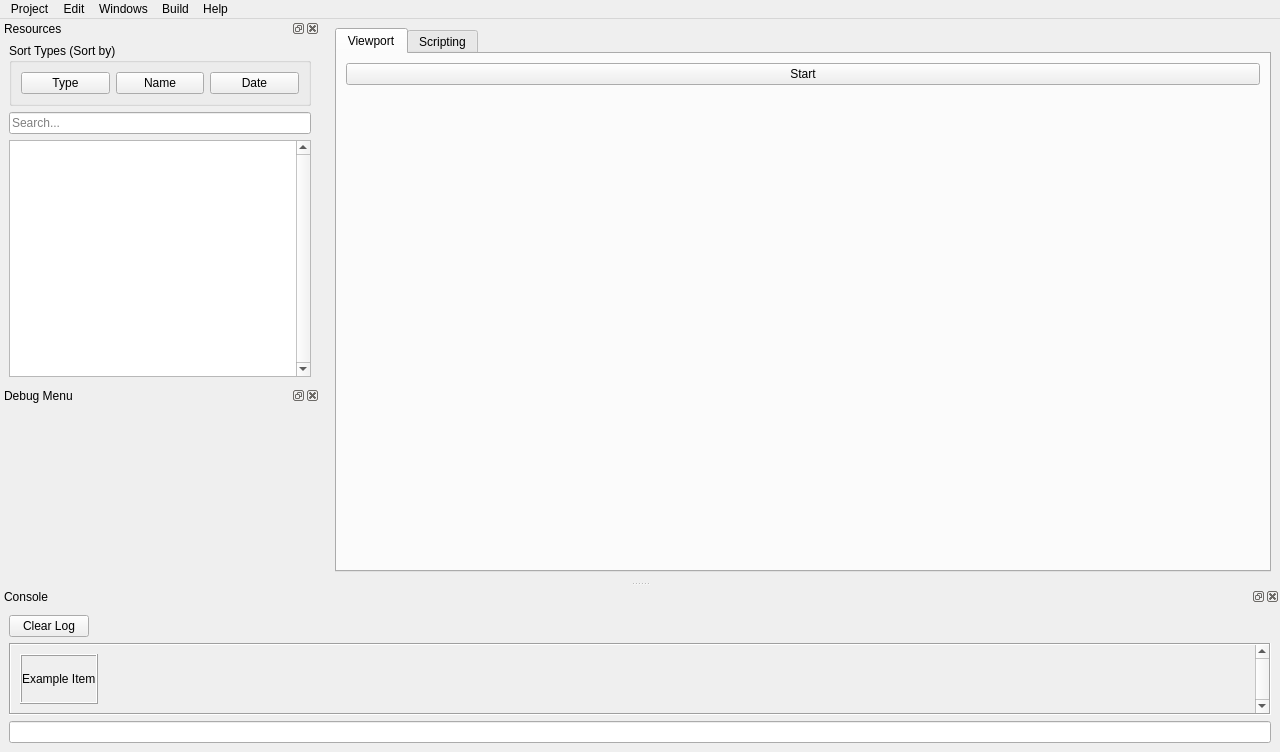
<?xml version="1.0" encoding="UTF-8"?>
<ui version="4.0">
 <class>main_window</class>
 <widget class="QMainWindow" name="main_window">
  <property name="geometry">
   <rect>
    <x>0</x>
    <y>0</y>
    <width>1280</width>
    <height>752</height>
   </rect>
  </property>
  <property name="minimumSize">
   <size>
    <width>1280</width>
    <height>720</height>
   </size>
  </property>
  <property name="windowTitle">
   <string>Red Engine - Empty Project</string>
  </property>
  <widget class="QWidget" name="central_widget">
   <layout class="QHBoxLayout" name="horizontalLayout_2">
    <item>
     <widget class="QTabWidget" name="central_tab">
      <property name="currentIndex">
       <number>0</number>
      </property>
      <widget class="QWidget" name="preview_window">
       <attribute name="title">
        <string>Viewport</string>
       </attribute>
       <layout class="QGridLayout" name="gridLayout">
        <item row="0" column="0">
         <layout class="QHBoxLayout" name="horizontalLayout">
          <item>
           <widget class="QPushButton" name="start_button">
            <property name="text">
             <string>Start</string>
            </property>
           </widget>
          </item>
         </layout>
        </item>
        <item row="1" column="0">
         <layout class="QVBoxLayout" name="verticalLayout_5">
          <item>
           <widget class="PygameWidget" name="pygame_widget" native="true"/>
          </item>
         </layout>
        </item>
       </layout>
      </widget>
      <widget class="QWidget" name="scripting_window">
       <attribute name="title">
        <string>Scripting</string>
       </attribute>
       <layout class="QVBoxLayout" name="verticalLayout_4">
        <item>
         <widget class="QTabWidget" name="scripting_tab">
          <property name="tabsClosable">
           <bool>true</bool>
          </property>
          <property name="movable">
           <bool>true</bool>
          </property>
          <widget class="QIdeWindow" name="tab">
           <attribute name="title">
            <string>Tab 1</string>
           </attribute>
          </widget>
          <widget class="QIdeWindow" name="tab_2">
           <attribute name="title">
            <string>Tab 2</string>
           </attribute>
          </widget>
         </widget>
        </item>
       </layout>
      </widget>
     </widget>
    </item>
   </layout>
  </widget>
  <widget class="QDockWidget" name="resources_dock">
   <property name="sizePolicy">
    <sizepolicy hsizetype="Expanding" vsizetype="Expanding">
     <horstretch>0</horstretch>
     <verstretch>0</verstretch>
    </sizepolicy>
   </property>
   <property name="minimumSize">
    <size>
     <width>320</width>
     <height>237</height>
    </size>
   </property>
   <property name="maximumSize">
    <size>
     <width>320</width>
     <height>524287</height>
    </size>
   </property>
   <property name="baseSize">
    <size>
     <width>250</width>
     <height>350</height>
    </size>
   </property>
   <property name="font">
    <font>
     <underline>false</underline>
    </font>
   </property>
   <property name="autoFillBackground">
    <bool>true</bool>
   </property>
   <property name="floating">
    <bool>false</bool>
   </property>
   <property name="allowedAreas">
    <set>Qt::LeftDockWidgetArea|Qt::RightDockWidgetArea</set>
   </property>
   <property name="windowTitle">
    <string>Resources</string>
   </property>
   <attribute name="dockWidgetArea">
    <number>1</number>
   </attribute>
   <widget class="QWidget" name="resources_dock_contents">
    <property name="sizePolicy">
     <sizepolicy hsizetype="MinimumExpanding" vsizetype="Expanding">
      <horstretch>0</horstretch>
      <verstretch>0</verstretch>
     </sizepolicy>
    </property>
    <property name="autoFillBackground">
     <bool>false</bool>
    </property>
    <layout class="QVBoxLayout" name="verticalLayout_3">
     <property name="topMargin">
      <number>5</number>
     </property>
     <item>
      <widget class="QGroupBox" name="sort_resource_button_group">
       <property name="title">
        <string>Sort Types (Sort by)</string>
       </property>
       <layout class="QHBoxLayout" name="horizontalLayout_6">
        <item>
         <widget class="QPushButton" name="sort_resource_type_button">
          <property name="text">
           <string>Type</string>
          </property>
         </widget>
        </item>
        <item>
         <widget class="QPushButton" name="sort_resource_name_button">
          <property name="text">
           <string>Name</string>
          </property>
         </widget>
        </item>
        <item>
         <widget class="QPushButton" name="sort_resource_date_button">
          <property name="text">
           <string>Date</string>
          </property>
         </widget>
        </item>
       </layout>
      </widget>
     </item>
     <item>
      <widget class="QLineEdit" name="resource_search_bar">
       <property name="placeholderText">
        <string>Search...</string>
       </property>
       <property name="clearButtonEnabled">
        <bool>true</bool>
       </property>
      </widget>
     </item>
     <item>
      <widget class="QTreeWidget" name="resources_tree">
       <property name="sizePolicy">
        <sizepolicy hsizetype="Expanding" vsizetype="Expanding">
         <horstretch>0</horstretch>
         <verstretch>0</verstretch>
        </sizepolicy>
       </property>
       <property name="contextMenuPolicy">
        <enum>Qt::CustomContextMenu</enum>
       </property>
       <property name="verticalScrollBarPolicy">
        <enum>Qt::ScrollBarAlwaysOn</enum>
       </property>
       <property name="horizontalScrollBarPolicy">
        <enum>Qt::ScrollBarAsNeeded</enum>
       </property>
       <property name="dragDropMode">
        <enum>QAbstractItemView::DragOnly</enum>
       </property>
       <property name="animated">
        <bool>false</bool>
       </property>
       <property name="allColumnsShowFocus">
        <bool>false</bool>
       </property>
       <property name="columnCount">
        <number>1</number>
       </property>
       <attribute name="headerVisible">
        <bool>false</bool>
       </attribute>
       <column>
        <property name="text">
         <string>Filename</string>
        </property>
       </column>
      </widget>
     </item>
    </layout>
   </widget>
  </widget>
  <widget class="QMenuBar" name="menu_bar">
   <property name="geometry">
    <rect>
     <x>0</x>
     <y>0</y>
     <width>1280</width>
     <height>26</height>
    </rect>
   </property>
   <widget class="QMenu" name="project_button">
    <property name="title">
     <string>Project</string>
    </property>
    <widget class="QMenu" name="menuRecent_Projects">
     <property name="title">
      <string>Recent Projects</string>
     </property>
     <property name="icon">
      <iconset>
       <normaloff>assets/10125_icons/imageres_185.ico</normaloff>assets/10125_icons/imageres_185.ico</iconset>
     </property>
    </widget>
    <widget class="QMenu" name="menuPreferences">
     <property name="title">
      <string>Preferences</string>
     </property>
     <property name="icon">
      <iconset>
       <normaloff>assets/10125_icons/shell32_16826.ico</normaloff>assets/10125_icons/shell32_16826.ico</iconset>
     </property>
     <widget class="QMenu" name="menuThemes">
      <property name="title">
       <string>Themes</string>
      </property>
      <property name="icon">
       <iconset>
        <normaloff>assets/10125_icons/imageres_117.ico</normaloff>assets/10125_icons/imageres_117.ico</iconset>
      </property>
      <addaction name="actionLoad_Themes"/>
      <addaction name="actionRevert_Theme"/>
     </widget>
     <addaction name="actionSave_Layout"/>
     <addaction name="actionLoad_Layout"/>
     <addaction name="actionRevert_Layout"/>
     <addaction name="separator"/>
     <addaction name="menuThemes"/>
     <addaction name="separator"/>
     <addaction name="actionUser_Settings"/>
     <addaction name="actionProject_Settings"/>
    </widget>
    <addaction name="actionNew_Project"/>
    <addaction name="actionOpen_Project"/>
    <addaction name="menuRecent_Projects"/>
    <addaction name="separator"/>
    <addaction name="actionSave"/>
    <addaction name="actionSave_as"/>
    <addaction name="separator"/>
    <addaction name="menuPreferences"/>
   </widget>
   <widget class="QMenu" name="windows_button">
    <property name="title">
     <string>Windows</string>
    </property>
    <addaction name="actionResources"/>
    <addaction name="actionAssets_Library"/>
    <addaction name="actionConsole"/>
   </widget>
   <widget class="QMenu" name="help_button">
    <property name="title">
     <string>Help</string>
    </property>
    <addaction name="actionVisit_Source"/>
    <addaction name="actionCredits"/>
    <addaction name="actionDocumentation"/>
   </widget>
   <widget class="QMenu" name="menuEdit">
    <property name="title">
     <string>Edit</string>
    </property>
    <addaction name="actionUndo"/>
    <addaction name="actionRedo"/>
    <addaction name="separator"/>
    <addaction name="actionCut"/>
    <addaction name="actionCopt"/>
    <addaction name="actionPaste"/>
    <addaction name="separator"/>
    <addaction name="actionFind"/>
    <addaction name="actionReplace"/>
    <addaction name="separator"/>
   </widget>
   <widget class="QMenu" name="menuBuild">
    <property name="title">
     <string>Build</string>
    </property>
   </widget>
   <addaction name="project_button"/>
   <addaction name="menuEdit"/>
   <addaction name="windows_button"/>
   <addaction name="menuBuild"/>
   <addaction name="help_button"/>
  </widget>
  <widget class="QDockWidget" name="console_dock">
   <property name="windowTitle">
    <string>Console</string>
   </property>
   <attribute name="dockWidgetArea">
    <number>8</number>
   </attribute>
   <widget class="QWidget" name="dockWidgetContents">
    <layout class="QGridLayout" name="gridLayout_2">
     <item row="1" column="0" colspan="2">
      <widget class="QScrollArea" name="consoleScrollArea">
       <property name="frameShape">
        <enum>QFrame::Box</enum>
       </property>
       <property name="frameShadow">
        <enum>QFrame::Sunken</enum>
       </property>
       <property name="lineWidth">
        <number>1</number>
       </property>
       <property name="midLineWidth">
        <number>0</number>
       </property>
       <property name="verticalScrollBarPolicy">
        <enum>Qt::ScrollBarAlwaysOn</enum>
       </property>
       <property name="widgetResizable">
        <bool>true</bool>
       </property>
       <widget class="QWidget" name="scrollAreaWidgetContents">
        <property name="geometry">
         <rect>
          <x>0</x>
          <y>0</y>
          <width>1233</width>
          <height>85</height>
         </rect>
        </property>
        <layout class="QVBoxLayout" name="verticalLayout">
         <property name="sizeConstraint">
          <enum>QLayout::SetFixedSize</enum>
         </property>
         <item>
          <widget class="QLabel" name="label">
           <property name="minimumSize">
            <size>
             <width>0</width>
             <height>50</height>
            </size>
           </property>
           <property name="autoFillBackground">
            <bool>true</bool>
           </property>
           <property name="frameShape">
            <enum>QFrame::Box</enum>
           </property>
           <property name="frameShadow">
            <enum>QFrame::Raised</enum>
           </property>
           <property name="text">
            <string>Example Item</string>
           </property>
           <property name="textFormat">
            <enum>Qt::PlainText</enum>
           </property>
           <property name="scaledContents">
            <bool>false</bool>
           </property>
           <property name="wordWrap">
            <bool>false</bool>
           </property>
           <property name="margin">
            <number>10</number>
           </property>
           <property name="indent">
            <number>0</number>
           </property>
          </widget>
         </item>
        </layout>
       </widget>
      </widget>
     </item>
     <item row="0" column="0">
      <widget class="QPushButton" name="clearLogBtn">
       <property name="text">
        <string>Clear Log</string>
       </property>
      </widget>
     </item>
     <item row="0" column="1">
      <spacer name="horizontalSpacer">
       <property name="orientation">
        <enum>Qt::Horizontal</enum>
       </property>
       <property name="sizeHint" stdset="0">
        <size>
         <width>40</width>
         <height>20</height>
        </size>
       </property>
      </spacer>
     </item>
     <item row="2" column="0" colspan="2">
      <widget class="QLineEdit" name="consoleInput"/>
     </item>
    </layout>
   </widget>
  </widget>
  <widget class="QDockWidget" name="debug_menu_dock">
   <property name="sizePolicy">
    <sizepolicy hsizetype="Expanding" vsizetype="Expanding">
     <horstretch>0</horstretch>
     <verstretch>0</verstretch>
    </sizepolicy>
   </property>
   <property name="minimumSize">
    <size>
     <width>320</width>
     <height>171</height>
    </size>
   </property>
   <property name="maximumSize">
    <size>
     <width>320</width>
     <height>524287</height>
    </size>
   </property>
   <property name="baseSize">
    <size>
     <width>250</width>
     <height>350</height>
    </size>
   </property>
   <property name="allowedAreas">
    <set>Qt::LeftDockWidgetArea|Qt::RightDockWidgetArea|Qt::TopDockWidgetArea</set>
   </property>
   <property name="windowTitle">
    <string>Debug Menu</string>
   </property>
   <attribute name="dockWidgetArea">
    <number>1</number>
   </attribute>
   <widget class="QWidget" name="debug_menu_dock_contents">
    <layout class="QHBoxLayout" name="horizontalLayout_4"/>
   </widget>
  </widget>
  <action name="actionSave">
   <property name="icon">
    <iconset>
     <normaloff>assets/10125_icons/imageres_28.ico</normaloff>assets/10125_icons/imageres_28.ico</iconset>
   </property>
   <property name="text">
    <string>Save </string>
   </property>
   <property name="shortcut">
    <string>Ctrl+S</string>
   </property>
  </action>
  <action name="actionSave_as">
   <property name="icon">
    <iconset>
     <normaloff>assets/10125_icons/imageres_29.ico</normaloff>assets/10125_icons/imageres_29.ico</iconset>
   </property>
   <property name="text">
    <string>Save as</string>
   </property>
   <property name="shortcut">
    <string>Ctrl+Shift+S</string>
   </property>
  </action>
  <action name="actionNew_Project">
   <property name="icon">
    <iconset>
     <normaloff>assets/10125_icons/shell32_264.ico</normaloff>assets/10125_icons/shell32_264.ico</iconset>
   </property>
   <property name="text">
    <string>New Project</string>
   </property>
  </action>
  <action name="actionOpen_Project">
   <property name="icon">
    <iconset>
     <normaloff>assets/10125_icons/imageres_1025.ico</normaloff>assets/10125_icons/imageres_1025.ico</iconset>
   </property>
   <property name="text">
    <string>Open Project</string>
   </property>
  </action>
  <action name="actionRun_Project">
   <property name="icon">
    <iconset>
     <normaloff>assets/10125_icons/Play.ico</normaloff>assets/10125_icons/Play.ico</iconset>
   </property>
   <property name="text">
    <string>Run Project</string>
   </property>
  </action>
  <action name="actionResources">
   <property name="checkable">
    <bool>true</bool>
   </property>
   <property name="checked">
    <bool>true</bool>
   </property>
   <property name="icon">
    <iconset>
     <normaloff>assets/10125_icons/imageres_1023.ico</normaloff>assets/10125_icons/imageres_1023.ico</iconset>
   </property>
   <property name="text">
    <string>Resources</string>
   </property>
  </action>
  <action name="actionAssets_Library">
   <property name="checkable">
    <bool>true</bool>
   </property>
   <property name="checked">
    <bool>true</bool>
   </property>
   <property name="icon">
    <iconset>
     <normaloff>assets/10125_icons/rar.ico</normaloff>assets/10125_icons/rar.ico</iconset>
   </property>
   <property name="text">
    <string>Assets Library</string>
   </property>
  </action>
  <action name="actionProperties">
   <property name="checkable">
    <bool>true</bool>
   </property>
   <property name="checked">
    <bool>true</bool>
   </property>
   <property name="icon">
    <iconset>
     <normaloff>assets/10125_icons/imageres_5366.ico</normaloff>assets/10125_icons/imageres_5366.ico</iconset>
   </property>
   <property name="text">
    <string>Properties</string>
   </property>
  </action>
  <action name="actionUndo">
   <property name="icon">
    <iconset>
     <normaloff>assets/10125_icons/imageres_5315.ico</normaloff>assets/10125_icons/imageres_5315.ico</iconset>
   </property>
   <property name="text">
    <string>Undo</string>
   </property>
  </action>
  <action name="actionRedo">
   <property name="icon">
    <iconset>
     <normaloff>assets/10125_icons/imageres_5311.ico</normaloff>assets/10125_icons/imageres_5311.ico</iconset>
   </property>
   <property name="text">
    <string>Redo</string>
   </property>
  </action>
  <action name="actionVisit_Source">
   <property name="icon">
    <iconset>
     <normaloff>assets/10125_icons/link.ico</normaloff>assets/10125_icons/link.ico</iconset>
   </property>
   <property name="text">
    <string>Visit Source</string>
   </property>
  </action>
  <action name="actionNew_File">
   <property name="icon">
    <iconset>
     <normaloff>assets/doc_add.ico</normaloff>assets/doc_add.ico</iconset>
   </property>
   <property name="text">
    <string>New File</string>
   </property>
  </action>
  <action name="actionNew_Folder">
   <property name="icon">
    <iconset>
     <normaloff>assets/file_add.ico</normaloff>assets/file_add.ico</iconset>
   </property>
   <property name="text">
    <string>New Folder</string>
   </property>
  </action>
  <action name="actionDelete_Resource">
   <property name="icon">
    <iconset>
     <normaloff>assets/10125_icons/Delete.ico</normaloff>assets/10125_icons/Delete.ico</iconset>
   </property>
   <property name="text">
    <string>Delete Resource</string>
   </property>
  </action>
  <action name="actionConsole">
   <property name="icon">
    <iconset>
     <normaloff>assets/10125_icons/imageres_5323.ico</normaloff>assets/10125_icons/imageres_5323.ico</iconset>
   </property>
   <property name="text">
    <string>Console</string>
   </property>
  </action>
  <action name="actionCredits">
   <property name="icon">
    <iconset>
     <normaloff>assets/10125_icons/imageres_1010.ico</normaloff>assets/10125_icons/imageres_1010.ico</iconset>
   </property>
   <property name="text">
    <string>Credits</string>
   </property>
  </action>
  <action name="actionDocumentation">
   <property name="icon">
    <iconset>
     <normaloff>assets/10125_icons/shell32_2.ico</normaloff>assets/10125_icons/shell32_2.ico</iconset>
   </property>
   <property name="text">
    <string>Documentation</string>
   </property>
  </action>
  <action name="actionSave_Layout">
   <property name="icon">
    <iconset>
     <normaloff>assets/10125_icons/imageres_5350.ico</normaloff>assets/10125_icons/imageres_5350.ico</iconset>
   </property>
   <property name="text">
    <string>Save Layout</string>
   </property>
  </action>
  <action name="actionLoad_Layout">
   <property name="icon">
    <iconset>
     <normaloff>assets/10125_icons/imageres_132.ico</normaloff>assets/10125_icons/imageres_132.ico</iconset>
   </property>
   <property name="text">
    <string>Load Layout</string>
   </property>
  </action>
  <action name="actionRevert_Layout">
   <property name="icon">
    <iconset>
     <normaloff>assets/10125_icons/imageres_5301.ico</normaloff>assets/10125_icons/imageres_5301.ico</iconset>
   </property>
   <property name="text">
    <string>Revert Layout</string>
   </property>
  </action>
  <action name="actionLoad_Themes">
   <property name="text">
    <string>Load Theme</string>
   </property>
  </action>
  <action name="actionRevert_Theme">
   <property name="text">
    <string>Revert Theme</string>
   </property>
  </action>
  <action name="actionUser_Settings">
   <property name="icon">
    <iconset>
     <normaloff>assets/10125_icons/imageres_181.ico</normaloff>assets/10125_icons/imageres_181.ico</iconset>
   </property>
   <property name="text">
    <string>User Settings</string>
   </property>
  </action>
  <action name="actionProject_Settings">
   <property name="icon">
    <iconset>
     <normaloff>assets/10125_icons/imageres_183.ico</normaloff>assets/10125_icons/imageres_183.ico</iconset>
   </property>
   <property name="text">
    <string>Project Settings</string>
   </property>
  </action>
  <action name="actionCut">
   <property name="icon">
    <iconset>
     <normaloff>assets/10125_icons/shell32_16762.ico</normaloff>assets/10125_icons/shell32_16762.ico</iconset>
   </property>
   <property name="text">
    <string>Cut</string>
   </property>
  </action>
  <action name="actionCopt">
   <property name="icon">
    <iconset>
     <normaloff>assets/10125_icons/shell32_243.ico</normaloff>assets/10125_icons/shell32_243.ico</iconset>
   </property>
   <property name="text">
    <string>Copy</string>
   </property>
  </action>
  <action name="actionPaste">
   <property name="icon">
    <iconset>
     <normaloff>assets/10125_icons/shell32_16763.ico</normaloff>assets/10125_icons/shell32_16763.ico</iconset>
   </property>
   <property name="text">
    <string>Paste</string>
   </property>
  </action>
  <action name="actionFind">
   <property name="icon">
    <iconset>
     <normaloff>assets/10125_icons/mag glass.ico</normaloff>assets/10125_icons/mag glass.ico</iconset>
   </property>
   <property name="text">
    <string>Find</string>
   </property>
  </action>
  <action name="actionReplace">
   <property name="icon">
    <iconset>
     <normaloff>assets/10125_icons/imageres_5348.ico</normaloff>assets/10125_icons/imageres_5348.ico</iconset>
   </property>
   <property name="text">
    <string>Replace</string>
   </property>
  </action>
  <action name="actionGenerate_Main_py">
   <property name="icon">
    <iconset>
     <normaloff>assets/py.png</normaloff>assets/py.png</iconset>
   </property>
   <property name="text">
    <string>Generate Main.py</string>
   </property>
  </action>
  <action name="actionGenerate_Script">
   <property name="icon">
    <iconset>
     <normaloff>assets/py1.png</normaloff>assets/py1.png</iconset>
   </property>
   <property name="text">
    <string>Generate Script</string>
   </property>
  </action>
  <action name="actionRename">
   <property name="icon">
    <iconset>
     <normaloff>assets/10125_icons/imageres_94.ico</normaloff>assets/10125_icons/imageres_94.ico</iconset>
   </property>
   <property name="text">
    <string>Rename</string>
   </property>
  </action>
  <action name="actionSet_as_Main_py">
   <property name="icon">
    <iconset>
     <normaloff>assets/py.ico</normaloff>assets/py.ico</iconset>
   </property>
   <property name="text">
    <string>Set as Main.py</string>
   </property>
  </action>
  <action name="actionOpen_in_File_Explorer">
   <property name="icon">
    <iconset>
     <normaloff>assets/10125_icons/imageres_5332.ico</normaloff>assets/10125_icons/imageres_5332.ico</iconset>
   </property>
   <property name="text">
    <string>Open in File Explorer</string>
   </property>
  </action>
  <action name="actionGenerate_Files">
   <property name="text">
    <string>File</string>
   </property>
  </action>
  <action name="actionCreate_Context">
   <property name="text">
    <string>Create</string>
   </property>
  </action>
  <action name="actionCopy_Path">
   <property name="text">
    <string>Copy Path</string>
   </property>
  </action>
  <action name="actionExample_Script">
   <property name="text">
    <string>Example Script</string>
   </property>
  </action>
  <action name="actionExample_Scene">
   <property name="text">
    <string>Example Scene</string>
   </property>
  </action>
  <action name="actionExample_App">
   <property name="text">
    <string>Example App</string>
   </property>
  </action>
  <action name="actionExample_Main">
   <property name="text">
    <string>Example Main</string>
   </property>
  </action>
  <action name="actionEmpty_Script">
   <property name="text">
    <string>Empty Script</string>
   </property>
  </action>
  <action name="actionEmpty_Scene">
   <property name="text">
    <string>Empty Scene</string>
   </property>
  </action>
  <action name="actionEmpty_App">
   <property name="text">
    <string>Empty App</string>
   </property>
  </action>
  <action name="actionEmpty_Main">
   <property name="text">
    <string>Empty Main</string>
   </property>
  </action>
  <action name="actionReload">
   <property name="text">
    <string>Reload</string>
   </property>
  </action>
 </widget>
 <customwidgets>
  <customwidget>
   <class>PygameWidget</class>
   <extends>QWidget</extends>
   <header>RedegsWidgets.h</header>
   <container>1</container>
  </customwidget>
  <customwidget>
   <class>QIdeWindow</class>
   <extends>QWidget</extends>
   <header>WidgetsLib.h</header>
   <container>1</container>
  </customwidget>
 </customwidgets>
 <tabstops>
  <tabstop>resources_tree</tabstop>
 </tabstops>
 <resources/>
 <connections/>
</ui>
